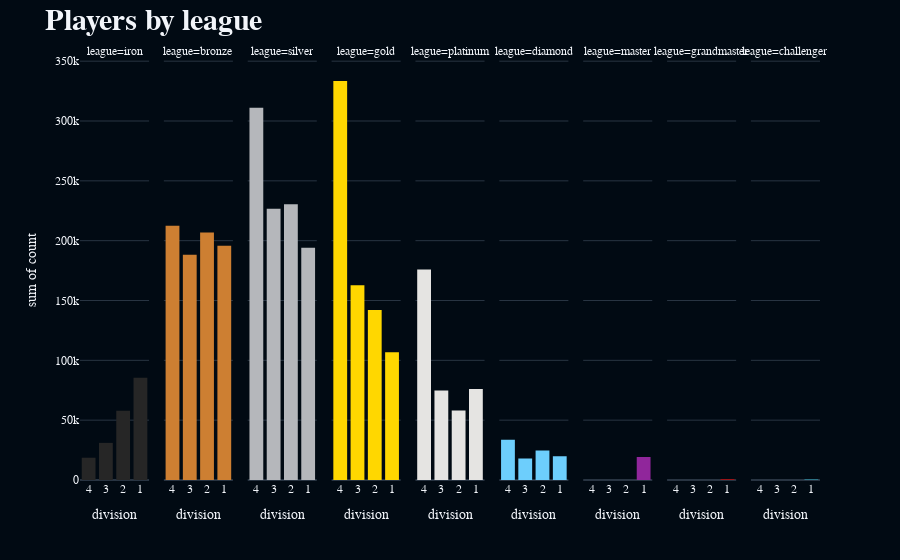

Write notebook code for a chart like this one.
### Code cell
# Definir una paleta de colores personalizada
custom_palette = ['#262626',  '#CD7F32','#B5B7BB'
                  ,  '#FFD700',  '#E5E4E2', '#6DCEFC',
                  '#90269B', '#C10A0A', '#33E0FB']

fig = px.histogram(grouped_data2_sorted2, x='division', y='count',
                   facet_col='league',
                   color='league',
                   color_discrete_sequence=custom_palette,
                   template='plotly_dark',
    
)

fig.update_layout(title='<b>Players by league<b>', 
                  font_family="Spiegel",
                  titlefont={'size': 30},
                  showlegend=False
)
fig.update_layout(plot_bgcolor='#010A13',paper_bgcolor='#010A13')

fig.show()

### Figure 1 — Plotly figure (JSON) as saved in the notebook; plotly's stock layout.template omitted (floating-point values rounded to 4 significant figures)
{"data": [{"alignmentgroup": "True", "bingroup": "x", "histfunc": "sum", "hovertemplate": "league=iron<br>division=%{x}<br>sum of count=%{y}<extra></extra>", "legendgroup": "iron", "marker": {"color": "#262626", "pattern": {"shape": ""}}, "name": "iron", "offsetgroup": "iron", "orientation": "v", "showlegend": true, "type": "histogram", "x": ["4", "3", "2", "1"], "xaxis": "x", "y": [18627, 31019, 57828, 85375], "yaxis": "y"}, {"alignmentgroup": "True", "bingroup": "x", "histfunc": "sum", "hovertemplate": "league=bronze<br>division=%{x}<br>sum of count=%{y}<extra></extra>", "legendgroup": "bronze", "marker": {"color": "#CD7F32", "pattern": {"shape": ""}}, "name": "bronze", "offsetgroup": "bronze", "orientation": "v", "showlegend": true, "type": "histogram", "x": ["4", "3", "2", "1"], "xaxis": "x2", "y": [212482, 188162, 206753, 195781], "yaxis": "y2"}, {"alignmentgroup": "True", "bingroup": "x", "histfunc": "sum", "hovertemplate": "league=silver<br>division=%{x}<br>sum of count=%{y}<extra></extra>", "legendgroup": "silver", "marker": {"color": "#B5B7BB", "pattern": {"shape": ""}}, "name": "silver", "offsetgroup": "silver", "orientation": "v", "showlegend": true, "type": "histogram", "x": ["4", "3", "2", "1"], "xaxis": "x3", "y": [311143, 226629, 230480, 194138], "yaxis": "y3"}, {"alignmentgroup": "True", "bingroup": "x", "histfunc": "sum", "hovertemplate": "league=gold<br>division=%{x}<br>sum of count=%{y}<extra></extra>", "legendgroup": "gold", "marker": {"color": "#FFD700", "pattern": {"shape": ""}}, "name": "gold", "offsetgroup": "gold", "orientation": "v", "showlegend": true, "type": "histogram", "x": ["4", "3", "2", "1"], "xaxis": "x4", "y": [333437, 162758, 141963, 106667], "yaxis": "y4"}, {"alignmentgroup": "True", "bingroup": "x", "histfunc": "sum", "hovertemplate": "league=platinum<br>division=%{x}<br>sum of count=%{y}<extra></extra>", "legendgroup": "platinum", "marker": {"color": "#E5E4E2", "pattern": {"shape": ""}}, "name": "platinum", "offsetgroup": "platinum", "orientation": "v", "showlegend": true, "type": "histogram", "x": ["4", "3", "2", "1"], "xaxis": "x5", "y": [175943, 74858, 58108, 75945], "yaxis": "y5"}, {"alignmentgroup": "True", "bingroup": "x", "histfunc": "sum", "hovertemplate": "league=diamond<br>division=%{x}<br>sum of count=%{y}<extra></extra>", "legendgroup": "diamond", "marker": {"color": "#6DCEFC", "pattern": {"shape": ""}}, "name": "diamond", "offsetgroup": "diamond", "orientation": "v", "showlegend": true, "type": "histogram", "x": ["4", "3", "2", "1"], "xaxis": "x6", "y": [33571, 17980, 24739, 19923], "yaxis": "y6"}, {"alignmentgroup": "True", "bingroup": "x", "histfunc": "sum", "hovertemplate": "league=master<br>division=%{x}<br>sum of count=%{y}<extra></extra>", "legendgroup": "master", "marker": {"color": "#90269B", "pattern": {"shape": ""}}, "name": "master", "offsetgroup": "master", "orientation": "v", "showlegend": true, "type": "histogram", "x": ["1"], "xaxis": "x7", "y": [19199], "yaxis": "y7"}, {"alignmentgroup": "True", "bingroup": "x", "histfunc": "sum", "hovertemplate": "league=grandmaster<br>division=%{x}<br>sum of count=%{y}<extra></extra>", "legendgroup": "grandmaster", "marker": {"color": "#C10A0A", "pattern": {"shape": ""}}, "name": "grandmaster", "offsetgroup": "grandmaster", "orientation": "v", "showlegend": true, "type": "histogram", "x": ["1"], "xaxis": "x8", "y": [700], "yaxis": "y8"}, {"alignmentgroup": "True", "bingroup": "x", "histfunc": "sum", "hovertemplate": "league=challenger<br>division=%{x}<br>sum of count=%{y}<extra></extra>", "legendgroup": "challenger", "marker": {"color": "#33E0FB", "pattern": {"shape": ""}}, "name": "challenger", "offsetgroup": "challenger", "orientation": "v", "showlegend": true, "type": "histogram", "x": ["1"], "xaxis": "x9", "y": [300], "yaxis": "y9"}], "layout": {"annotations": [{"font": {}, "showarrow": false, "text": "league=iron", "x": 0.04667, "xanchor": "center", "xref": "paper", "y": 1, "yanchor": "bottom", "yref": "paper"}, {"font": {}, "showarrow": false, "text": "league=bronze", "x": 0.16, "xanchor": "center", "xref": "paper", "y": 1, "yanchor": "bottom", "yref": "paper"}, {"font": {}, "showarrow": false, "text": "league=silver", "x": 0.2733, "xanchor": "center", "xref": "paper", "y": 1, "yanchor": "bottom", "yref": "paper"}, {"font": {}, "showarrow": false, "text": "league=gold", "x": 0.3867, "xanchor": "center", "xref": "paper", "y": 1, "yanchor": "bottom", "yref": "paper"}, {"font": {}, "showarrow": false, "text": "league=platinum", "x": 0.5, "xanchor": "center", "xref": "paper", "y": 1, "yanchor": "bottom", "yref": "paper"}, {"font": {}, "showarrow": false, "text": "league=diamond", "x": 0.6133, "xanchor": "center", "xref": "paper", "y": 1, "yanchor": "bottom", "yref": "paper"}, {"font": {}, "showarrow": false, "text": "league=master", "x": 0.7267, "xanchor": "center", "xref": "paper", "y": 1, "yanchor": "bottom", "yref": "paper"}, {"font": {}, "showarrow": false, "text": "league=grandmaster", "x": 0.84, "xanchor": "center", "xref": "paper", "y": 1, "yanchor": "bottom", "yref": "paper"}, {"font": {}, "showarrow": false, "text": "league=challenger", "x": 0.9533, "xanchor": "center", "xref": "paper", "y": 1, "yanchor": "bottom", "yref": "paper"}], "barmode": "relative", "font": {"family": "Spiegel"}, "legend": {"title": {"text": "league"}, "tracegroupgap": 0}, "margin": {"t": 60}, "paper_bgcolor": "#010A13", "plot_bgcolor": "#010A13", "showlegend": false, "title": {"font": {"size": 30}, "text": "<b>Players by league<b>"}, "xaxis": {"anchor": "y", "domain": [0, 0.09333], "title": {"text": "division"}}, "xaxis2": {"anchor": "y2", "domain": [0.1133, 0.2067], "matches": "x", "title": {"text": "division"}}, "xaxis3": {"anchor": "y3", "domain": [0.2267, 0.32], "matches": "x", "title": {"text": "division"}}, "xaxis4": {"anchor": "y4", "domain": [0.34, 0.4333], "matches": "x", "title": {"text": "division"}}, "xaxis5": {"anchor": "y5", "domain": [0.4533, 0.5467], "matches": "x", "title": {"text": "division"}}, "xaxis6": {"anchor": "y6", "domain": [0.5667, 0.66], "matches": "x", "title": {"text": "division"}}, "xaxis7": {"anchor": "y7", "domain": [0.68, 0.7733], "matches": "x", "title": {"text": "division"}}, "xaxis8": {"anchor": "y8", "domain": [0.7933, 0.8867], "matches": "x", "title": {"text": "division"}}, "xaxis9": {"anchor": "y9", "domain": [0.9067, 1], "matches": "x", "title": {"text": "division"}}, "yaxis": {"anchor": "x", "domain": [0, 1], "title": {"text": "sum of count"}}, "yaxis2": {"anchor": "x2", "domain": [0, 1], "matches": "y", "showticklabels": false}, "yaxis3": {"anchor": "x3", "domain": [0, 1], "matches": "y", "showticklabels": false}, "yaxis4": {"anchor": "x4", "domain": [0, 1], "matches": "y", "showticklabels": false}, "yaxis5": {"anchor": "x5", "domain": [0, 1], "matches": "y", "showticklabels": false}, "yaxis6": {"anchor": "x6", "domain": [0, 1], "matches": "y", "showticklabels": false}, "yaxis7": {"anchor": "x7", "domain": [0, 1], "matches": "y", "showticklabels": false}, "yaxis8": {"anchor": "x8", "domain": [0, 1], "matches": "y", "showticklabels": false}, "yaxis9": {"anchor": "x9", "domain": [0, 1], "matches": "y", "showticklabels": false}}}
